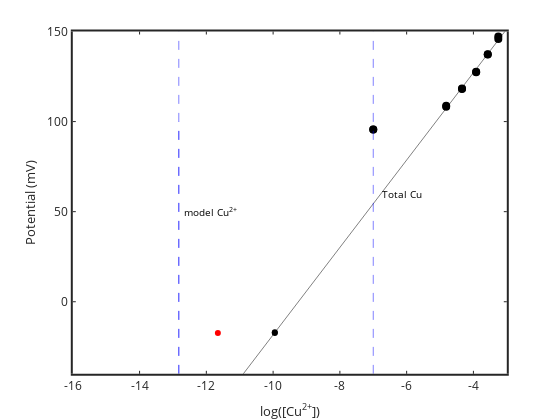

Here is the notebook cell this chart was saved with:
### Code cell
% MODEL FOR COMPARISON

%model with just inorganic speciation
%geochemical model
% input the constants and solution chemistry

flag1=2; %flag1 for concentration based search vector (1) or for log based search vector (2).
flag2=1; %flag2 for numerical derivatives (2) or analtyical derivatives (1)
database=[]; 
flag3=0; % flag3 1 for show warnings. 0 no warnings
flag4=0; %if=1 solve tableau one line at a time to get a good initial guess (no solids). really challenging probs only
flag5=0; %if=1 use stored initial guess for including solids

CuT=CuTmeas; inorganicTOTALS=[CuT];
inorganicTOTALS(inorganicTOTALS==0)=1e-16; % get rid of zero values, b/c div by zero error
TOTALS=[inorganicTOTALS]; %TOTALS=inorganicTOTALS;
pe=20.75-pH; PCO2=10^-3.5;
[Cuall,CuOH,CuOH2s,CuOs,CuCO3s,tenorite,malachite,MASSERR]=CuOHCO2opentableauallsolids(pH,pe,PCO2,TOTALS',flag1,flag2,flag3,flag4,flag5,database);
[CuwithCuOs,CuOH,CuOH2s,CuOs,CuCO3s,tenorite,malachite,MASSERR]=CuOHCO2opentableauCuOs(pH,pe,PCO2,TOTALS',flag1,flag2,flag3,flag4,flag5,database);
[Cunosolid,CuOH,CuOH2s,CuOs,CuCO3s,tenorite,malachite,MASSERR]=CuOHCO2opentableaunosolid(pH,pe,PCO2,TOTALS',flag1,flag2,flag3,flag4,flag5,database);

plot(log10(CuTplus),Emeas,'ko','markersize',8)

hold on
plot([logCuoriginal'],[mVAoriginal'],'ko')
logCuplot=-13:0.1:-3; Eplot=polyval(param,logCuplot);
plot(logCuplot,Eplot,'k-')
set(gca,'linewidth',2)
xlabel('log[Cu^{2+}]'); ylabel('E (mV)')
hold on

plot([log10(Cuall) log10(Cuall)],[-100 100],'b--')
plot([log10(Cunosolid) log10(Cunosolid)],[-100 150],'b--'); hold on
plot([log10(CuT) log10(CuT)],[-100 150],'b--')
%plot([-9.576 -9.576],[-100 100],'b--')

text(log10(Cunosolid)+0.1,50,'model Cu^{2+}','rotation',90)
text(log10(CuT)+0.2,60,'Total Cu','rotation',90)


xlabel('log([Cu^{2+}])')
ylabel('Potential (mV)')
set(gca,'LineWidth',2,'fontsize',12)

logCunosolid=log10(Cunosolid)
logCuoriginalsample=mean((mVAoriginal-param(2))/param(1))
logCuonept

axis([-16 -3 -40 150])

plot(logCuonept,Eorig,'ro','markerfacecolor','r')

### Figure 1 — Plotly figure (JSON) as saved in the notebook; plotly's stock layout.template omitted (floating-point values rounded to 4 significant figures)
{"data": [{"line": {"color": "rgb(0, 0, 0)", "width": 0.5}, "marker": {"color": "rgb(0, 0, 0)", "line": {"color": "rgb(0, 0, 0)"}, "size": 8, "symbol": "circle"}, "mode": "markers", "name": "", "showlegend": false, "type": "scatter", "visibility": true, "x": [-7, -7, -4.816, -4.816, -4.341, -4.341, -3.918, -3.918, -3.57, -3.57, -3.254, -3.254], "xaxis": "x", "y": [95.6, 95.6, 108.3, 108.8, 118.1, 118.4, 127.6, 127.4, 137.4, 137.3, 147.2, 145.9], "yaxis": "y"}, {"line": {"color": "rgb(0, 0, 0)", "width": 0.5}, "marker": {"color": "rgb(0, 0, 0)", "line": {"color": "rgb(0, 0, 0)"}, "size": 6, "symbol": "circle"}, "mode": "markers", "name": "", "showlegend": false, "type": "scatter", "visibility": true, "x": [-9.95], "xaxis": "x", "y": [-17], "yaxis": "y"}, {"line": {"color": "rgb(0, 0, 0)", "width": 0.5}, "marker": {"color": "rgb(0, 0, 0)", "line": {"color": "rgb(0, 0, 0)"}, "size": 6, "symbol": "circle"}, "mode": "markers", "name": "", "showlegend": false, "type": "scatter", "visibility": true, "x": [-9.95], "xaxis": "x", "y": [-17.3], "yaxis": "y"}, {"line": {"color": "rgb(0, 0, 0)", "dash": "solid", "width": 0.5}, "marker": {"color": "rgb(0, 0, 0)", "line": {"color": "rgb(0, 0, 0)"}, "size": 6, "symbol": "none"}, "mode": "lines", "name": "", "showlegend": false, "type": "scatter", "visibility": true, "x": [-13, -12.9, -12.8, -12.7, -12.6, -12.5, -12.4, -12.3, -12.2, -12.1, -12, -11.9, -11.8, -11.7, -11.6, -11.5, -11.4, -11.3, -11.2, -11.1, -11, -10.9, -10.8, -10.7, -10.6, -10.5, -10.4, -10.3, -10.2, -10.1, -10, -9.9, -9.8, -9.7, -9.6, -9.5, -9.4, -9.3, -9.2, -9.1, -9, -8.9, -8.8, -8.7, -8.6, -8.5, -8.4, -8.3, -8.2, -8.1, -8, -7.9, -7.8, -7.7, -7.6, -7.5, -7.4, -7.3, -7.2, -7.1, -7, -6.9, -6.8, -6.7, -6.6, -6.5, -6.4, -6.3, -6.2, -6.1, -6, -5.9, -5.8, -5.7, -5.6, -5.5, -5.4, -5.3, -5.2, -5.1, -5, -4.9, -4.8, -4.7, -4.6, -4.5, -4.4, -4.3, -4.2, -4.1, -4, -3.9, -3.8, -3.7, -3.6, -3.5, -3.4, -3.3, -3.2, -3.1, -3], "xaxis": "x", "y": [-91.13, -88.71, -86.28, -83.86, -81.43, -79.01, -76.58, -74.16, -71.73, -69.31, -66.88, -64.46, -62.03, -59.6, -57.18, -54.75, -52.33, -49.9, -47.48, -45.05, -42.63, -40.2, -37.78, -35.35, -32.92, -30.5, -28.07, -25.65, -23.22, -20.8, -18.37, -15.95, -13.52, -11.1, -8.671, -6.246, -3.82, -1.395, 1.031, 3.456, 5.881, 8.307, 10.73, 13.16, 15.58, 18.01, 20.43, 22.86, 25.28, 27.71, 30.14, 32.56, 34.99, 37.41, 39.84, 42.26, 44.69, 47.11, 49.54, 51.96, 54.39, 56.81, 59.24, 61.67, 64.09, 66.52, 68.94, 71.37, 73.79, 76.22, 78.64, 81.07, 83.49, 85.92, 88.35, 90.77, 93.2, 95.62, 98.05, 100.5, 102.9, 105.3, 107.7, 110.2, 112.6, 115.0, 117.4, 119.9, 122.3, 124.7, 127.2, 129.6, 132.0, 134.4, 136.9, 139.3, 141.7, 144.1, 146.6, 149.0, 151.4], "yaxis": "y"}, {"line": {"color": "rgb(0,0,255)", "dash": "dash", "width": 0.5}, "marker": {"color": "rgb(0,0,255)", "line": {"color": "rgb(0,0,255)"}, "size": 6, "symbol": "none"}, "mode": "lines", "name": "", "showlegend": false, "type": "scatter", "visibility": true, "x": [-12.82, -12.82], "xaxis": "x", "y": [-100, 100], "yaxis": "y"}, {"line": {"color": "rgb(0,0,255)", "dash": "dash", "width": 0.5}, "marker": {"color": "rgb(0,0,255)", "line": {"color": "rgb(0,0,255)"}, "size": 6, "symbol": "none"}, "mode": "lines", "name": "", "showlegend": false, "type": "scatter", "visibility": true, "x": [-12.82, -12.82], "xaxis": "x", "y": [-100, 150], "yaxis": "y"}, {"line": {"color": "rgb(0,0,255)", "dash": "dash", "width": 0.5}, "marker": {"color": "rgb(0,0,255)", "line": {"color": "rgb(0,0,255)"}, "size": 6, "symbol": "none"}, "mode": "lines", "name": "", "showlegend": false, "type": "scatter", "visibility": true, "x": [-7, -7], "xaxis": "x", "y": [-100, 150], "yaxis": "y"}, {"line": {"color": "rgb(255,0,0)", "width": 0.5}, "marker": {"color": "rgb(255,0,0)", "line": {"color": "rgb(255,0,0)"}, "size": 6, "symbol": "circle"}, "mode": "markers", "name": "", "showlegend": false, "type": "scatter", "visibility": true, "x": [-11.65], "xaxis": "x", "y": [-17.3], "yaxis": "y"}], "layout": {"annotations": [{"font": {"color": "rgb(0, 0, 0)", "size": 10}, "showarrow": false, "text": "model Cu<sup>2+</sup>", "x": -12.72, "xanchor": "left", "xref": "x", "y": 50, "yanchor": "middle", "yref": "y"}, {"font": {"color": "rgb(0, 0, 0)", "size": 10}, "showarrow": false, "text": "Total Cu", "x": -6.8, "xanchor": "left", "xref": "x", "y": 60, "yanchor": "middle", "yref": "y"}], "height": 420, "hovermode": "closest", "margin": {"b": 0, "l": 0, "r": 0, "t": 0}, "plot_bgcolor": "rgba(0, 0, 0, 0)", "showlegend": false, "width": 560, "xaxis": {"anchor": "y", "autorange": false, "domain": [0.13, 0.905], "exponentformat": "none", "gridcolor": "rgba(38,38,38,0.15)", "gridwidth": 2, "linecolor": "rgb(38,38,38)", "linewidth": 2, "mirror": "ticks", "range": [-16, -3], "showgrid": false, "showline": true, "side": "bottom", "spikedash": "solid", "spikemode": "across", "spikesides": false, "spikethickness": 1, "tickangle": 0, "tickcolor": "rgb(38,38,38)", "tickfont": {"color": "rgb(38,38,38)", "size": 12}, "ticklen": 3, "ticks": "inside", "ticktext": ["-16", "-14", "-12", "-10", "-8", "-6", "-4"], "tickvals": [-16, -14, -12, -10, -8, -6, -4], "title": {"font": {"color": "rgb(38,38,38)", "size": 13.2}, "text": "log([Cu<sup>2+</sup>])"}, "type": "linear", "visible": true, "zeroline": false}, "yaxis": {"anchor": "x", "autorange": false, "domain": [0.11, 0.925], "exponentformat": "none", "gridcolor": "rgba(38,38,38,0.15)", "gridwidth": 2, "linecolor": "rgb(38,38,38)", "linewidth": 2, "mirror": "ticks", "range": [-40, 150], "showgrid": false, "showline": true, "side": "left", "spikedash": "solid", "spikemode": "across", "spikesides": false, "spikethickness": 1, "tickangle": 0, "tickcolor": "rgb(38,38,38)", "tickfont": {"color": "rgb(38,38,38)", "size": 12}, "ticklen": 3, "ticks": "inside", "ticktext": ["0", "50", "100", "150"], "tickvals": [0, 50, 100, 150], "title": {"font": {"color": "rgb(38,38,38)", "size": 13.2}, "text": "Potential (mV)"}, "type": "linear", "visible": true, "zeroline": false}}}
